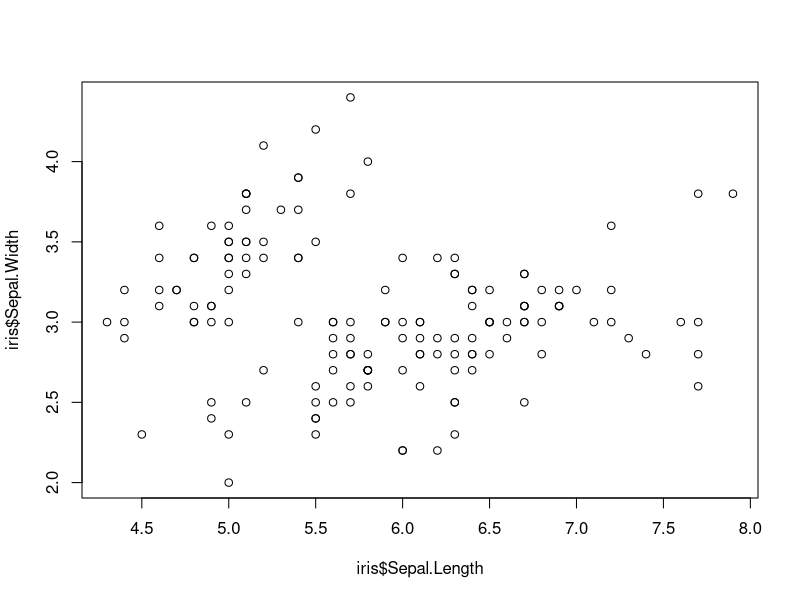
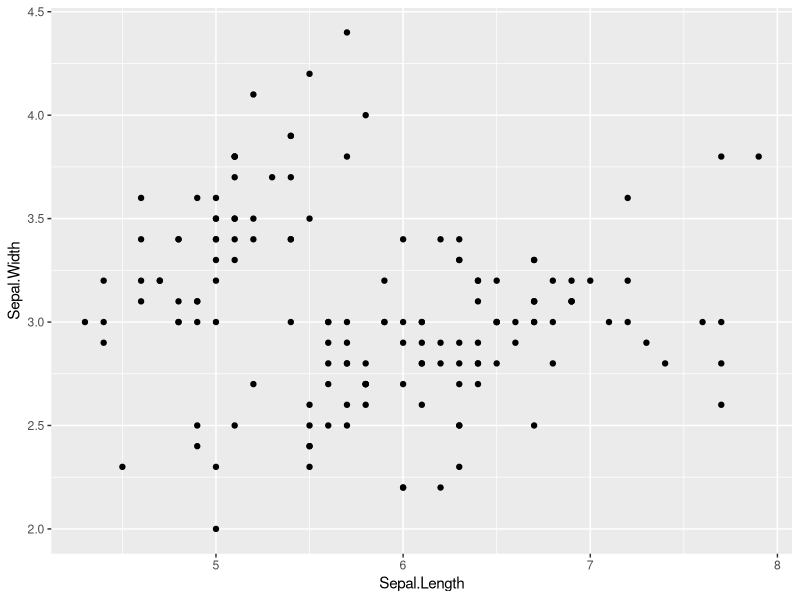
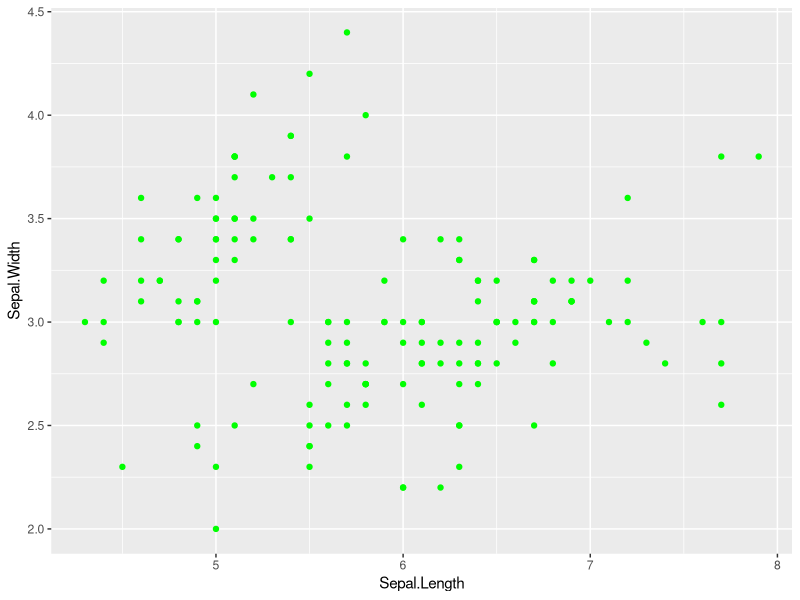
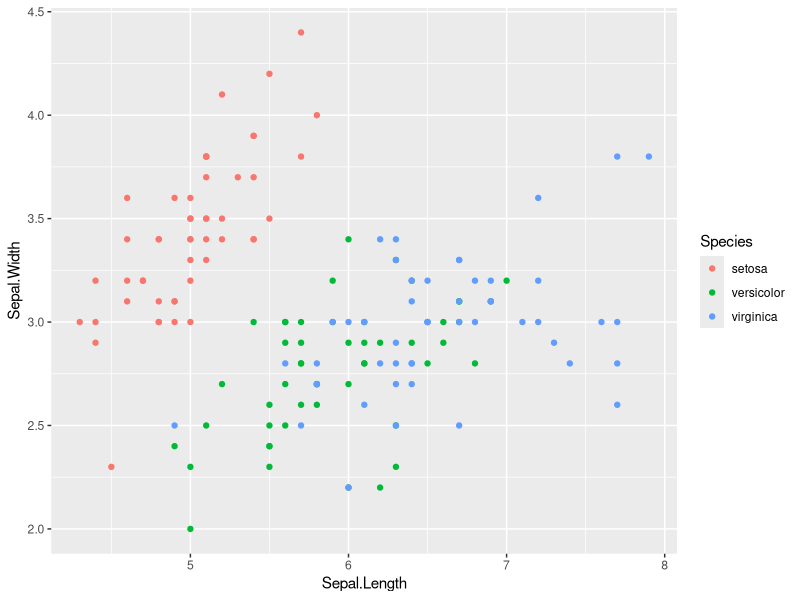
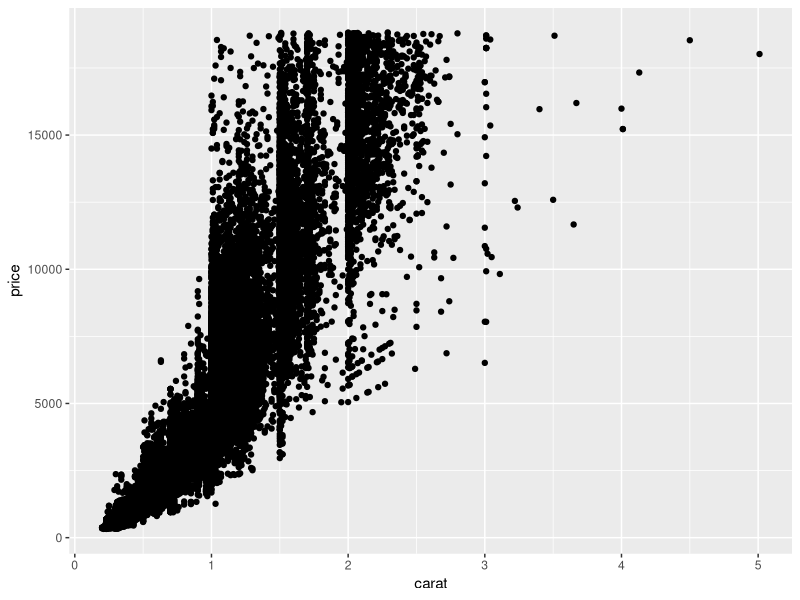
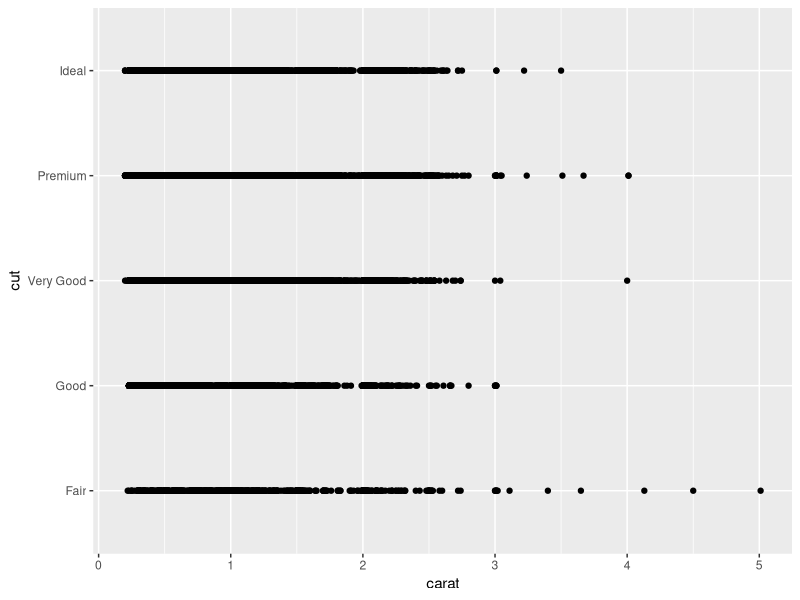
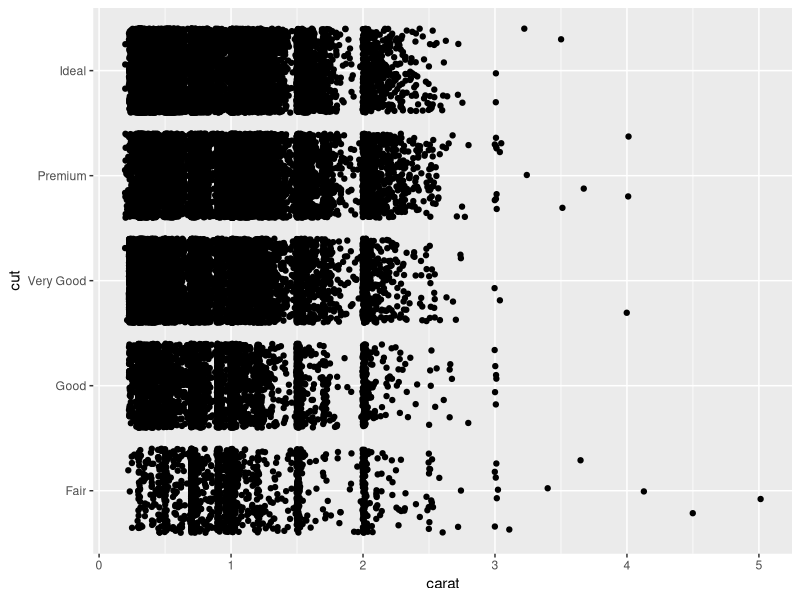
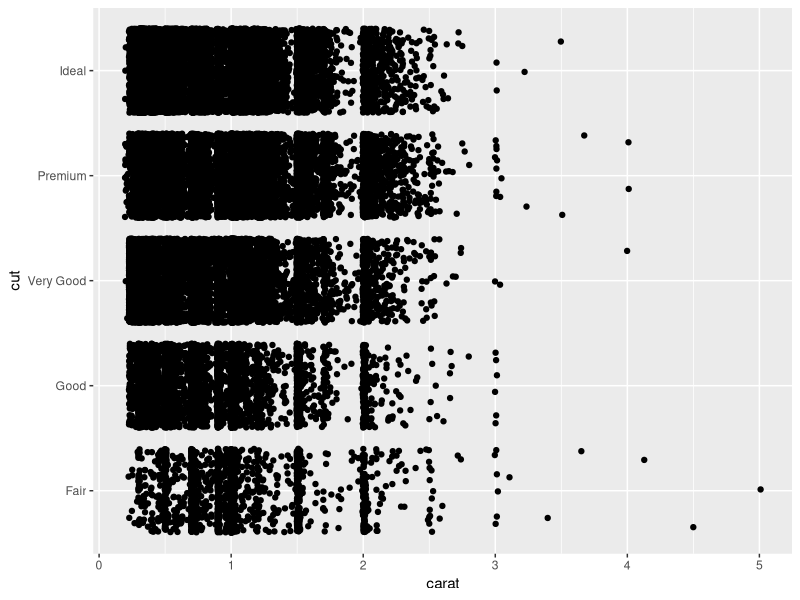

Here is the R script that generated these plots, in order: (Note: this script raises an error after producing the figures.)
## Ejercicios
library(ggplot2)

## Ej1
#Resumen del contenido del set de datos de iris
data("iris")

str(iris)
summary(iris)

#Base: Scatter plot de longitud vs anchura de sepalos
plot(iris$Sepal.Length, iris$Sepal.Width)

#ggplot2: Scatter plot de longitud vs anchura de sepalos
ggplot(data=iris, aes(x=Sepal.Length, y=Sepal.Width)) + geom_point()

#ggplot2: Scatter plot de longitud vs anchura de sepalos. Colro de los puntos sean verdes
ggplot(data=iris, aes(x=Sepal.Length, y=Sepal.Width)) + 
  geom_point(col='green')

#ggplot2: Scatter plot de longitud vs anchura de sepalos. Colro de los puntos sean segun la especie
ggplot(data=iris, aes(x=Sepal.Length, y=Sepal.Width)) + geom_point(aes(col=Species))

## Ej2
#Set de datos diamonds
data("diamonds")
str(diamonds)
summary(diamonds)

#Aesthetics de posicion
#Variables continuas
ggplot(diamonds, aes(x=carat, y=price))+
  geom_point()

# Scatter plot de una variable continua versus una discreta
ggplot(diamonds, aes(x=carat, y=cut))+
  geom_point() # demostracion que geom_point no es bueno para var discretas, en su lugar usamos geom_jitter

ggplot(diamonds, aes(x=carat, y=cut))+
  geom_jitter() # aleatoriza en un intervalo de datos

# OTRA MANERA DE PONER geom_jitter
ggplot(diamonds, aes(x=carat, y=cut))+
  geom_point(position='jitter')

# Scatter plot de dos variables discretas
ggplot(diamonds, aes(x=color, y=cut))+
  geom_point(position='jitter')

# Aesthetic de transparencia con alpha
ggplot(diamonds, aes(x=carat, y=price, alpha=clarity))+ #en funcion de la claridad del diamante, pone la transparencia de los circulos
  geom_point()

# Transparencia como atributo: dar un valor concreto de alpha entre 0 y 1
ggplot(diamonds, aes(x=carat, y=price))+
  geom_point(alpha=0.4,aes(col=depth))

# Aesthetics de color
# Relleno como aesthetic y como atributo
ggplot(diamonds, aes(x=carat, y=price, fill='orange'))+
  geom_point()
ggplot(diamonds, aes(x=carat, y=price))+
  geom_point(fill='orange')

# Aesthetics como forma
# continua
ggplot(diamonds, aes(x=carat, y=price,shape=x*y*z))+
  geom_point() # la forma no puede ser de una variable continua
#discreta
ggplot(diamonds, aes(x=carat, y=price,shape=clarity))+
  geom_point() 
#discreta
ggplot(diamonds, aes(x=carat, y=price))+
  geom_point(shape=1) # el valor 1 significa el primer valor de la lista de formas, es decir hay mas

# Tipo de linea como aesthetic, conitnua
ggplot(diamonds, aes(x=carat, y=price,linetype=x*y*z))+
  geom_point() # tampoco se puede con una continua
# discreta
ggplot(diamonds, aes(x=carat, y=price,linteype=cut, col=cut))+
  geom_smooth(se=F,size=1)
#tipo de linea como atributo
ggplot(diamonds, aes(x=carat, y=price, col=cut))+
  geom_smooth(se=F,size=1, linetype="dotdash")


#Aesthetic de size
#continua
ggplot(diamonds, aes(x=carat, y=price, size=price))+
  geom_point()
#discreta
ggplot(diamonds, aes(x=carat, y=price, size=cut))+
  geom_point()
#como atributo
ggplot(diamonds, aes(x=carat, y=price, size=cut))+
  geom_point(size=2)
